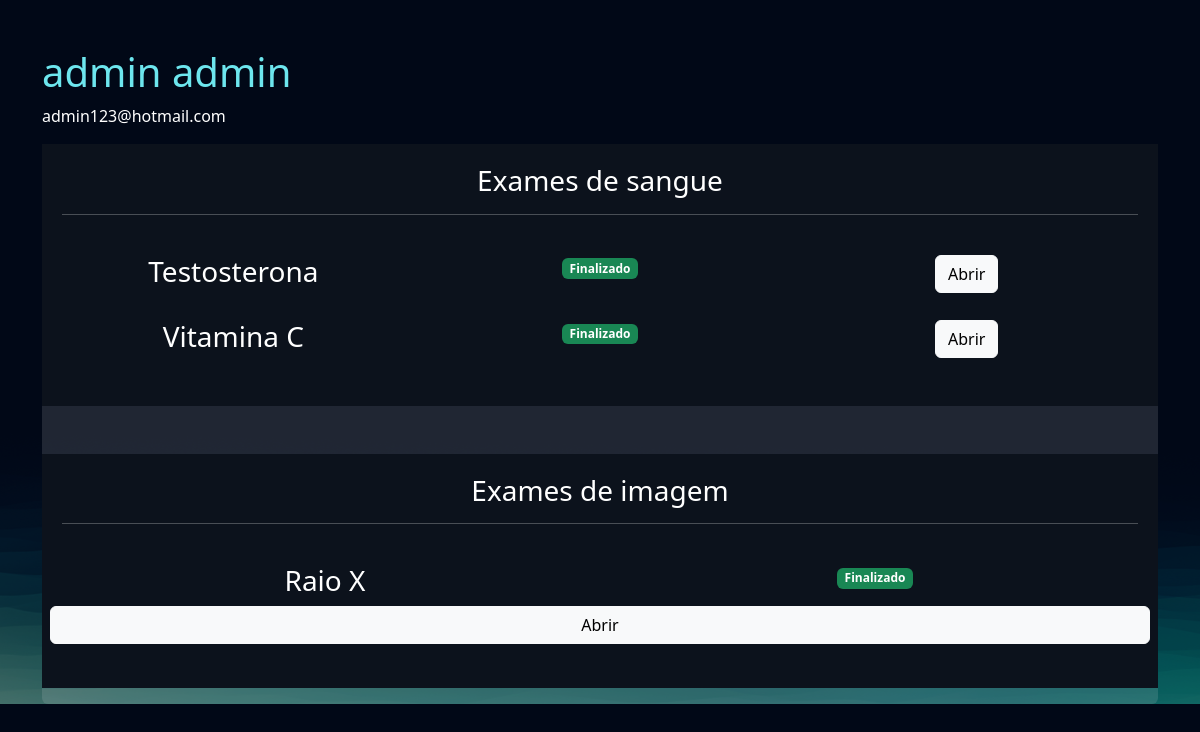
Page /empresarial/cliente/3 (signed in) on the committed database.
### exames/models.py (models this page shows, shortened)
class SolicitacaoExame(models.Model):
    choice_status = (
        ('E', 'Em análise'),
        ('F', 'Finalizado')
    )
    usuario = models.ForeignKey(User, on_delete=models.DO_NOTHING)
    exame = models.ForeignKey(TiposExames, on_delete=models.DO_NOTHING)
    status = models.CharField(max_length=2, choices=choice_status)
    resultado = models.FileField(upload_to="resultados", null=True, blank=True)
    requer_senha = models.BooleanField(default=False)
    senha = models.CharField(max_length=6, null=True, blank=True)
    def badge_template(self):
        if self.status == "E":
            classes = 'bg-warning text-dark'
            texto = "Em análise"
        elif self.status == "F":
            classes = 'bg-success'
            texto = "Finalizado"
        return mark_safe(f'<span class="badge {classes}">{texto}</span>')

class TiposExames(models.Model):
    nome = models.CharField(max_length=50)
    tipo_choices = (
        ('I', 'Exame de Imagem'),
        ('S', 'Exame de Sangue')
    )
    tipo = models.CharField(max_length=1, choices=tipo_choices)
    preco = models.FloatField()
    disponivel = models.BooleanField(default=True)
    horario_inicial = models.IntegerField()
    horario_final = models.IntegerField()

### empresarial/views.py (the view)
# urls.py: path('cliente/<int:cliente_id>', views.cliente, name="cliente"),
@staff_member_required
def cliente(request, cliente_id):
    cliente = User.objects.get(id=cliente_id)
    exames = SolicitacaoExame.objects.filter(usuario=cliente)
    return render(request, 'cliente.html', {'cliente': cliente, 'exames': exames})

### empresarial/templates/cliente.html (shortened to what this page needs)
{% extends "bases/base.html" %}
{% load static %}
{% block 'head' %}
    <link href="{% static 'exames/css/css.css' %}" rel="stylesheet">
    <link href="{% static 'exames/css/gerenciar_pedidos.css' %}" rel="stylesheet">
    <link href="{% static 'exames/css/gerenciar_exames.css' %}" rel="stylesheet">
{% endblock 'head' %}
{% block 'conteudo' %}
    <br>
    <br>
    <div class="container">
        <h3 class="font-destaque">{{cliente.get_full_name}}</h3>
        <p>{{cliente.email}}</p>
        <div class="card card-view">
            <div class="sub-card">
                <h3>Exames de sangue</h3>
                <hr>
                <br>
                {% for exame in exames  %}
                    {% if  exame.exame.tipo == 'S'%}
                        <div class="row">
                            <div class="col-md"><h3>{{exame.exame.nome}}</h3></div>
                            <div class="col-md">{{exame.badge_template}}</div>
                            <div class="col-md">
                                <a href="{% url 'exame_cliente' exame.id %}" class="btn btn-light">Abrir</a>
                            </div>
                        </div>
                        <br>
                    {% endif %}
                {% endfor %}
            </div>
            <br>
            <br>
            <div class="sub-card">
                <h3>Exames de imagem</h3>
                <hr>
                <br>
                {% for exame in exames  %}
                    {% if  exame.exame.tipo == 'I'%}
                        <div class="row">
                            <div class="col-md"><h3>{{exame.exame.nome}}</h3></div>
                            <div class="col-md">{{exame.badge_template}}</div>
                            <a href="{% url 'exame_cliente' exame.id %}" class="btn btn-light">Abrir</a>
                        </div>
                        <br>
                    {% endif %}
                {% endfor %}
            </div>
        </div>
    </div>
{% endblock 'conteudo' %}

### templates/static/geral/css/base.css (style rules this page uses)
:root { --main-color: #151C34; --dark-color: #0C121C ; --light-color: #6DE6EE; --contrast-color: #f4c96b; --differential-color: #066668; }
* { color: white }
.font-destaque { color: var(--light-color); font-size: 40px; }

### templates/static/exames/css/css.css (style rules this page uses)
body { background-image: url('/static/geral/img/bg2.png'); background-size: cover; }
.card { background-color: rgba(217, 217, 217, .14); color: white; padding: 15px; }

### templates/static/exames/css/gerenciar_pedidos.css (style rules this page uses)
.card-view { text-align: center; padding: 0; border: none; height: 70vh; }

### templates/static/exames/css/gerenciar_exames.css (style rules this page uses)
.sub-card { background-color: var(--dark-color); padding: 20px; }

### rows in the picture
SolicitacaoExame: exame.nome "Testosterona", badge_template "Finalizado"
SolicitacaoExame: exame.nome "Vitamina C", badge_template "Finalizado"
SolicitacaoExame: exame.nome "Raio X", badge_template "Finalizado"

### other values in the picture
{{ cliente.get_full_name }} "admin admin"
{{ cliente.email }} "admin123@hotmail.com"
